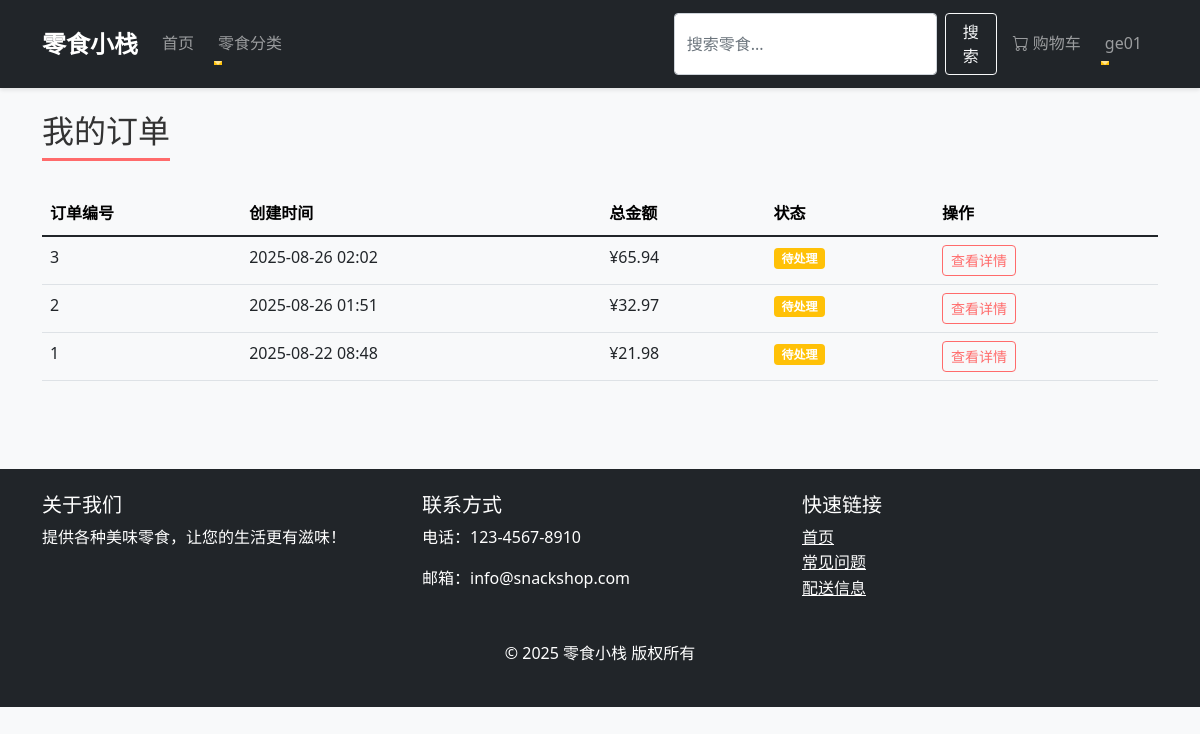
/orders/ (signed in), run on an earlier commit of the app's database.
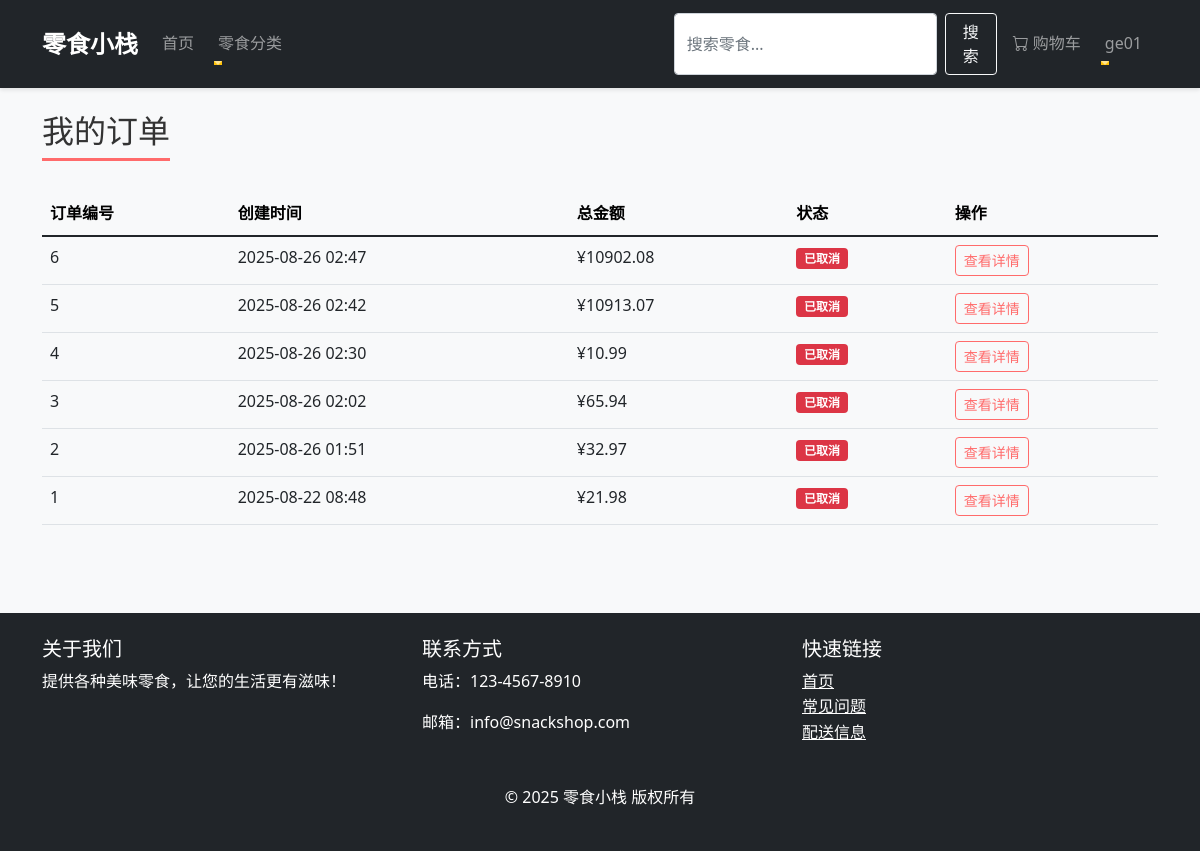
And on a later commit of the database.
### orders/models.py (models this page shows, shortened)
class Order(models.Model):
    STATUS_CHOICES = (
        ('pending', '待处理'),
        ('paid', '已支付'),
        ('shipped', '已发货'),
        ('delivered', '已送达'),
        ('cancelled', '已取消'),
    )
    user = models.ForeignKey(settings.AUTH_USER_MODEL, on_delete=models.CASCADE, related_name='orders',
                             verbose_name="用户")
    first_name = models.CharField(max_length=100, verbose_name="名")
    last_name = models.CharField(max_length=100, verbose_name="姓")
    email = models.EmailField(verbose_name="邮箱")
    address = models.CharField(max_length=250, verbose_name="地址")
    postal_code = models.CharField(max_length=20, verbose_name="邮政编码")
    city = models.CharField(max_length=100, verbose_name="城市")
    phone = models.CharField(max_length=20, verbose_name="电话")
    status = models.CharField(max_length=20, choices=STATUS_CHOICES, default='pending', verbose_name="订单状态")
    created_at = models.DateTimeField(auto_now_add=True, verbose_name="创建时间")
    updated_at = models.DateTimeField(auto_now=True, verbose_name="更新时间")
    total_price = models.DecimalField(max_digits=10, decimal_places=2, verbose_name="订单总价")
    class Meta:
        ordering = ['-created_at']
        verbose_name = '订单'
        verbose_name_plural = '订单'

### orders/views.py (the view)
# urls.py: path('', views.order_list, name='order_list'),  # 订单列表
@login_required
def order_list(request):
    orders = Order.objects.filter(user=request.user).order_by('-created_at')
    return render(request, 'orders/order_list.html', {
        'orders': orders
    })

### cart/context_processors.py (called while the page is built, shortened)
def cart(request):
    cart_obj = None
    try:
        if request.user.is_authenticated:
            carts = Cart.objects.filter(user=request.user).order_by('-updated_at')
            if len(carts) > 1:
                for cart in carts[1:]:
                    cart.delete()
                cart_obj = carts[0]
            else:
                cart_obj, created = Cart.objects.get_or_create(user=request.user)
    except MultipleObjectsReturned:
        if request.user.is_authenticated:
            Cart.objects.filter(user=request.user).exclude(id=carts.first().id).delete()
            cart_obj = carts.first()
        else:
            Cart.objects.filter(session_id=session_id).exclude(id=carts.first().id).delete()
            cart_obj = carts.first()
    return {'cart': cart_obj}

### templates/orders/order_list.html (shortened to what this page needs)
{% extends "base.html" %}
{% block content %}
    <h2 class="page-title">我的订单</h2>
    {% if orders %}
        <div class="table-responsive">
            <table class="table table-hover">
                <thead class="table-light">
                    <tr>
                        <th>订单编号</th>
                        <th>创建时间</th>
                        <th>总金额</th>
                        <th>状态</th>
                        <th>操作</th>
                    </tr>
                </thead>
                <tbody>
                    {% for order in orders %}
                        <tr>
                            <td>{{ order.id }}</td>
                            <td>{{ order.created_at|date:"Y-m-d H:i" }}</td>
                            <td>¥{{ order.total_price }}</td>
                            <td>
                                {% if order.status == 'pending' %}
                                    <span class="badge bg-warning">待处理</span>
                                {% elif order.status == 'paid' %}
                                    <span class="badge bg-info">已支付</span>
                                {% elif order.status == 'shipped' %}
                                    <span class="badge bg-primary">已发货</span>
                                {% elif order.status == 'delivered' %}
                                    <span class="badge bg-success">已送达</span>
                                {% else %}
                                    <span class="badge bg-danger">已取消</span>
                                {% endif %}
                            </td>
                            <td>
                                <a href="{% url 'orders:order_detail' order.id %}" class="btn btn-sm btn-outline-primary">
                                    查看详情
                                </a>
                            </td>
                        </tr>
                    {% endfor %}
                </tbody>
            </table>
        </div>
    {% else %}
        <div class="alert alert-info">
            <h4>您还没有任何订单</h4>
            <p>快去选购喜欢的零食吧！</p>
            <a href="{% url 'home' %}" class="btn btn-primary mt-2">浏览零食</a>
        </div>
    {% endif %}
{% endblock %}

### templates/base.html (shortened to what this page needs)
<!DOCTYPE html>
<html lang="zh-CN">
<head>
    <link href="https://cdn.jsdelivr.net/npm/bootstrap@5.1.3/dist/css/bootstrap.min.css" rel="stylesheet">
    {% load static %}
    <link rel="stylesheet" href="{% static 'css/style.css' %}">
</head>
<body>
    <nav class="navbar navbar-expand-lg navbar-dark bg-dark">
        <div class="container">
            <a class="navbar-brand" href="{% url 'home' %}">零食小栈</a>
            <div class="collapse navbar-collapse" id="navbarNav">
                <ul class="navbar-nav me-auto">
                    <li class="nav-item">
                        <a class="nav-link" href="{% url 'home' %}">首页</a>
                    </li>
                    <li class="nav-item dropdown">
                        <a class="nav-link dropdown-toggle" href="#" id="navbarDropdown" role="button" data-bs-toggle="dropdown">
                            零食分类
                        </a>
                    </li>
                </ul>
                <form class="d-flex me-2" action="{% url 'products:product_list' %}" method="get">
                    <input class="form-control me-2" type="search" name="search"
                           placeholder="搜索零食..." aria-label="Search"
                           value="{{ request.GET.search|default:'' }}">
                    <button class="btn btn-outline-light" type="submit">搜索</button>
                </form>
                <ul class="navbar-nav">
                    <li class="nav-item">
                        <a class="nav-link" href="{% url 'cart:cart_detail' %}">
                            <i class="bi bi-cart"></i> 购物车
                        </a>
                    </li>
                    {% if user.is_authenticated %}
                        <li class="nav-item dropdown">
                            <a class="nav-link dropdown-toggle" href="#" id="userDropdown" role="button" data-bs-toggle="dropdown">
                                {{ user.username }}
                            </a>
                        </li>
                    {% endif %}
                </ul>
            </div>
        </div>
    </nav>
    <main class="container py-4">
        {% block content %}{% endblock %}
    </main>
    <footer class="bg-dark text-white py-4 mt-5">
        <div class="container">
            <div class="row">
                <div class="col-md-4">
                    <h5>关于我们</h5>
                    <p>提供各种美味零食，让您的生活更有滋味！</p>
                </div>
                <div class="col-md-4">
                    <h5>联系方式</h5>
                    <p>电话：123-4567-8910</p>
                    <p>邮箱：info@snackshop.com</p>
                </div>
                <div class="col-md-4">
                    <h5>快速链接</h5>
                    <ul class="list-unstyled">
                        <li><a href="{% url 'home' %}" class="text-white">首页</a></li>
                        <li><a href="#" class="text-white">常见问题</a></li>
                        <li><a href="#" class="text-white">配送信息</a></li>
                    </ul>
                </div>
            </div>
            <div class="text-center mt-4">
                <p>&copy; {% now "Y" %} 零食小栈 版权所有</p>
            </div>
        </div>
    </footer>
    <link rel="stylesheet" href="https://cdn.jsdelivr.net/npm/bootstrap-icons@1.8.1/font/bootstrap-icons.css">
</body>
</html>

### static/css/style.css (style rules this page uses)
* { margin: 0; padding: 0; box-sizing: border-box; }
body { font-family: 'Segoe UI', Tahoma, Geneva, Verdana, sans-serif; line-height: 1.6; color: #333; background-color: #f8f9fa; }
.navbar { box-shadow: 0 2px 4px rgba(0, 0, 0, 0.1); padding: 0.8rem 1rem; }
.navbar-brand { font-weight: bold; font-size: 1.5rem; transition: color 0.3s ease; }
.nav-link { position: relative; margin-right: 0.5rem; }
.nav-link::after { content: ''; position: absolute; bottom: 0; left: 0; width: 0; height: 2px; background-color: #ffc107; transition: width 0.3s ease; }
.btn { border-radius: 4px; transition: all 0.3s ease; }
.btn-outline-primary { color: #ff6b6b; border-color: #ff6b6b; }
footer { background-color: #2d3436; color: #dfe6e9; }
footer a { color: #dfe6e9; transition: color 0.3s ease; }
.badge { animation: pulse 1s infinite; }
.form-control { transition: border-color 0.3s ease, box-shadow 0.3s ease; }
.page-title { margin-bottom: 2rem; padding-bottom: 0.5rem; border-bottom: 3px solid #ff6b6b; display: inline-block; }

What changed in the data, as far as the page shows it:
added Order: id "6", created_at "2025-08-26 02:47", total_price "10902.08", status "已取消"
added Order: id "5", created_at "2025-08-26 02:42", total_price "10913.07", status "已取消"
added Order: id "4", created_at "2025-08-26 02:30", total_price "10.99", status "已取消"
changed Order id 3: status "待处理" → "已取消"
changed Order id 2: status "待处理" → "已取消"
changed Order id 1: status "待处理" → "已取消"
